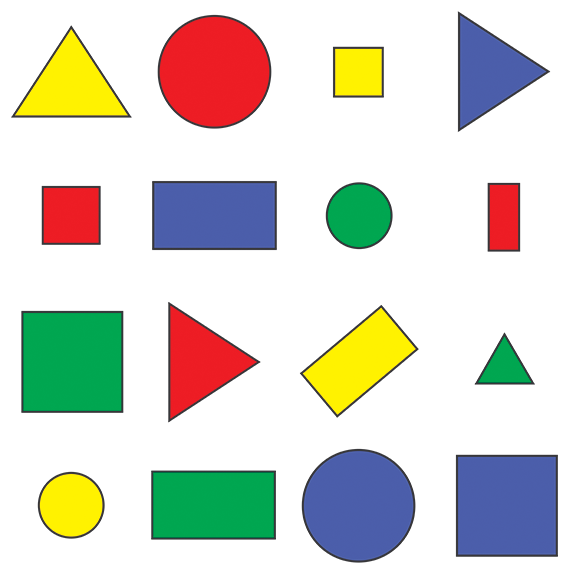
#> input picture Unit 6/OpenCV/shapes.png, 576 x 577 px
$ python D3_5_shape_detection.py
#> lines starting #> are read from the running program, lines starting #| are printed output that depends on the picture; after the words box and inside, x2 and y2 are one past the last pixel; in counts of white or black regions, pixels touching at a corner belong together
import cv2
import numpy as np
ObjectType = None
def getCountours(img):
    countours,hierachy = cv2.findContours(img,cv2.RETR_EXTERNAL,cv2.CHAIN_APPROX_NONE)
    for cnt in countours:
        area = cv2.contourArea(cnt)
        print(area)
        cv2.drawContours(imgContour,cnt,-1,(255,0,0),3)
        peri = cv2.arcLength(cnt,True)
        print(peri)
        approx = cv2.approxPolyDP(cnt,0.02*peri,True)
        print(len(approx))
        objcor = len(approx)
        x,y,w,h = cv2.boundingRect(approx)
        ObjectType = None
        if objcor == 3: ObjectType = "Tri"
        elif objcor == 4:
            aspRatio = w/float(h)
            if aspRatio > 0.95 and aspRatio < 1.05: ObjectType = "Square"
            else: ObjectType = "Rectangle"
        elif objcor >4:
            ObjectType = "Circle"
        cv2.rectangle(imgContour,(x,y),(x+w,y+h),(0,255,0),3)
        cv2.putText(imgContour,ObjectType,(x+(w//2)-10,y+(h//2)-10),cv2.FONT_HERSHEY_SIMPLEX,1,(0,0,0),2)

img = cv2.imread('shapes.png')
#> img is the input picture: shape (577, 576, 3); mean B, G, R 205.1, 214.3, 214.2
imgContour = img
imgGray = cv2.cvtColor(img,cv2.COLOR_BGR2GRAY)
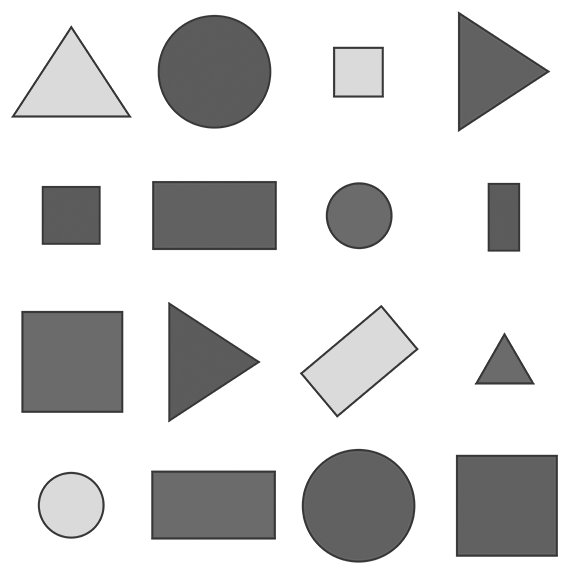
#> imgGray: shape (577, 576); min 54, max 255, mean 213.2
imgBlur = cv2.GaussianBlur(imgGray,(7,7),1)
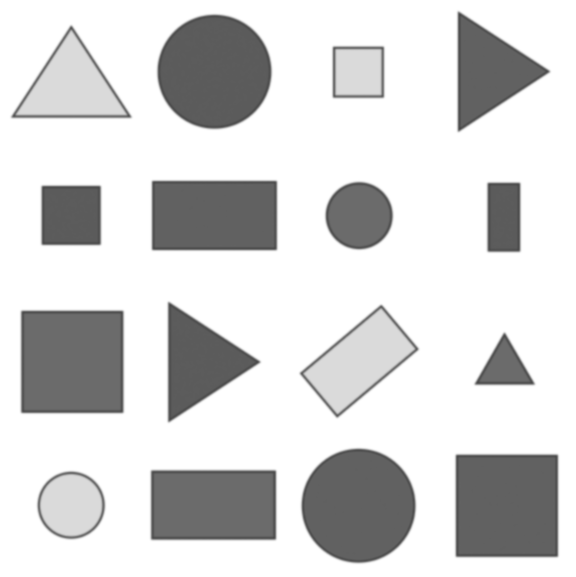
#> imgBlur: shape (577, 576); min 72, max 255, mean 213.2
imgCanny = cv2.Canny(imgBlur,50,50)
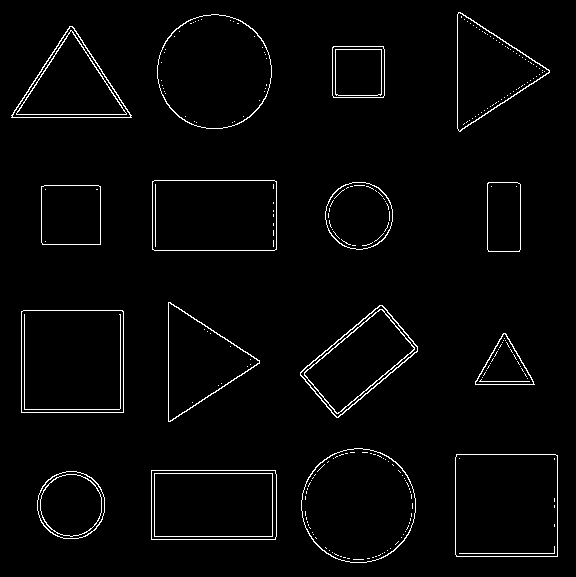
#> imgCanny: shape (577, 576); 2.4% white in thin lines or dots
getCountours(imgCanny)
#> in getCountours, `countours,hierachy = cv2.findContours(img,cv2.RETR_EXTERNAL,cv2.CHAIN_..`: countours = 16 contours; largest, box (x1, y1, x2, y2) and area: (21, 310, 124, 413) 10402, (455, 454, 558, 557) 10398, (301, 448, 416, 563) 10236, (157, 14, 272, 129) 10234, (152, 180, 277, 251) 8674
#> the loop in getCountours, `for cnt in countours:` made 16 passes
#> (area, peri, approx, objcor, x, y, w, h) on passes 2, 3, 6, 7, 9, 10, 12: (8619, 386.8, [[151, 470], [151, 539], [275, 539], [275, 470]], 4, 151, 470, 125, 70), (10398.5, 406.2, [[456, 454], [456, 556], [557, 556], [557, 455]], 4, 456, 454, 102, 103), (10402, 406.8, [[21, 311], [21, 412], [123, 412], [122, 310]], 4, 21, 310, 103, 103), (6389, 338.5, [[382, 305], [300, 372], [336, 417], [417, 351]], 4, 300, 305, 118, 113), (3475.5, 234.2, [[41, 186], [42, 244], [100, 244], [100, 186]], 4, 41, 186, 60, 59), (2270.5, 201.1, [[488, 182], [487, 249], [519, 251], [520, 184]], 4, 487, 182, 34, 70), (8674, 385.7, [[152, 181], [152, 249], [276, 249], [276, 181]], 4, 152, 181, 125, 69)
#> (area, peri, approx, objcor, x, y, w, h) on passes 5, 8, 14, 16: (1612.5, 186.6, [[503, 333], [475, 384], [534, 384]], 3, 475, 333, 60, 52), (5629, 352, [[168, 302], [170, 421], [259, 360]], 3, 168, 302, 92, 120), (5690.5, 355.1, [[11, 115], [131, 117], [72, 26]], 3, 11, 26, 121, 92), (5712, 351.7, [[458, 12], [460, 131], [549, 70]], 3, 458, 12, 92, 120)
#> (printed output is left out)
#> after the loop in getCountours, `for cnt in countours:`:
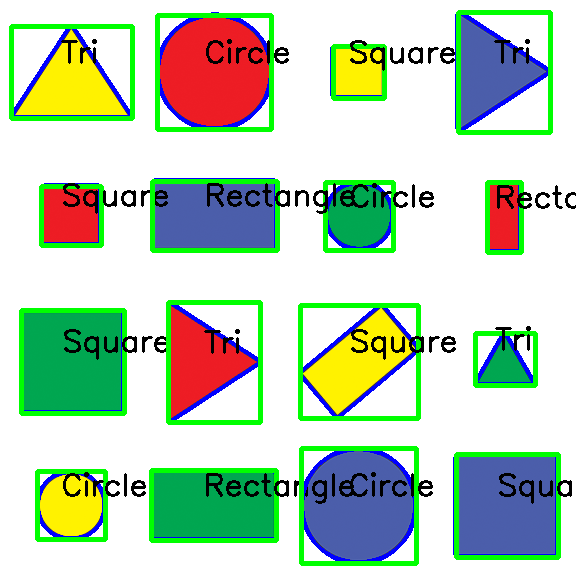
#> imgContour: shape (577, 576, 3); 13.84% of pixels changed, all inside (x1, y1, x2, y2) = (9, 10, 576, 566)
cv2.imshow('Original',img)
cv2.imshow('Gray Image',imgGray)
cv2.imshow('Blur Image',imgBlur)
cv2.imshow('Output',imgContour)
cv2.imshow('Canny Image',imgCanny)
#cv2.imshow(('Output',imgContour)
cv2.waitKey(0)
cv2.destroyAllWindows()
